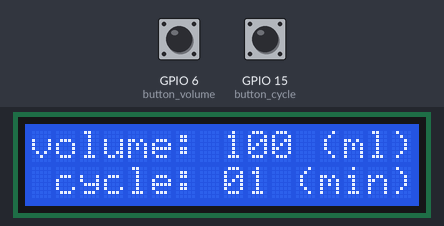
Bench run of a program on a simulated Raspberry Pi (BCM pin numbers). On the bench: 16×2 character LCD. Inputs (shaded band) come from the test bench; at power-on: GPIO 6 (button_volume) HIGH, GPIO 15 (button_cycle) HIGH. Library files of the repository ran but are not shown: I2C_LCD_driver.py.

Above: at 1.4 s.
1.5 s: GPIO 6 (button_volume) pulled LOW for 0.15 s
At 2.3 s:
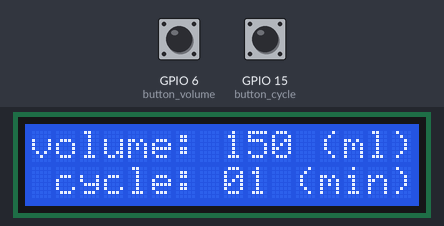
3.5 s: GPIO 15 (button_cycle) pulled LOW for 0.15 s
At 5.0 s:
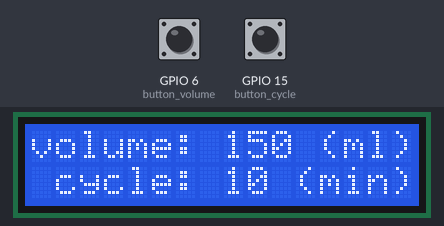
5.6 s: GPIO 6 (button_volume) pulled LOW for 1 s
At 7.5 s:
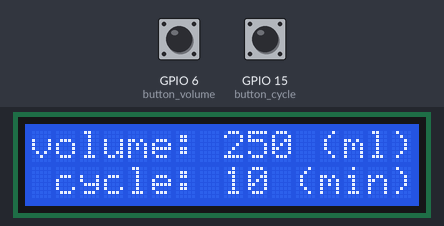
8.3 s: GPIO 15 (button_cycle) pulled LOW for 1 s
At 10.2 s:
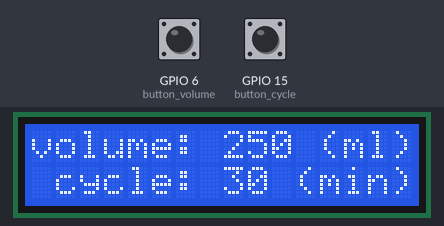
Timing chart, 0 to 11.7 s (numbered marks = the images above; inputs shaded):
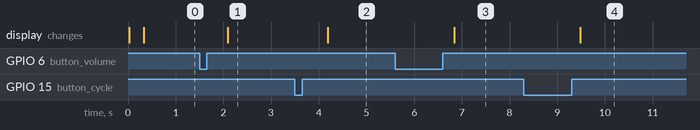

The program:

LCD_Button.py
```python
import time

import RPi.GPIO as GPIO  # 라즈베리파이 GPIO 관련 모듈을 불러옴

import I2C_LCD_driver
mylcd = I2C_LCD_driver.lcd()
GPIO.setmode(GPIO.BCM)
LCD = 2 # LCD 핀은 라즈베리파이 GPIO 2번핀으로

button_volume = 6 # 용량 버튼(초록색)
button_cycle = 15 # 주기 버튼(빨간색)

GPIO.setup(button_volume, GPIO.IN, pull_up_down = GPIO.PUD_UP)
GPIO.setup(button_cycle, GPIO.IN, pull_up_down = GPIO.PUD_UP)
# 스위치 핀을 풀다운저항이 있는 출력으로 설정
# 풀다운 저항이 있으면 버튼을 누르지 않으면 LOW 신호가 됨
# 여기를 GPIO.PUD_UP으로 하면 버튼을 누르지 않으면 HIGH 신호가 됨

try:
    volume = ["100 (ml)", "150 (ml)", "200 (ml)", "250 (ml)"]
    cycle = ["01 (min)", "10 (min)", "20 (min)", "30 (min)"]
    buttonClickCount_volume = 0 # 0, 1, 2, 3 인덱스 참조용
    buttonClickCount_cycle = 0 # 0, 1, 2 인덱스 참조용
    while True:
        if GPIO.input(button_volume) == GPIO.HIGH:
            # 안 눌렀을 때
            mylcd.lcd_display_string("volume: " + volume[buttonClickCount_volume], 1)
        else:
            # 눌렀을 때
            buttonClickCount_volume += 1
            if buttonClickCount_volume >= len(volume):
                # 버튼이 4 이상이 되면 다시 원점으로 돌아와야 함
                buttonClickCount_volume = 0
            time.sleep(0.5)

        if GPIO.input(button_cycle) == GPIO.HIGH:
            # 안 눌렀을 때
            mylcd.lcd_display_string(" cycle: " + cycle[buttonClickCount_cycle], 2)
        else:
            # 눌렀을 때
            buttonClickCount_cycle += 1
            if buttonClickCount_cycle >= len(cycle):
                # 버튼이 4 이상이 되면 다시 원점으로 돌아와야 함
                buttonClickCount_cycle = 0
            time.sleep(0.5)


finally:
    GPIO.cleanup()
```

Measured:
- after the input at 1.5 s, the display: changes after 0.59 s (image 1)
- after the input at 3.5 s, the display: first changes after 0.69 s (image 2 shows a later state)
- after the input at 5.6 s, the display: changes after 1.2 s (image 3)
- after the input at 8.3 s, the display: changes after 1.2 s (image 4)
